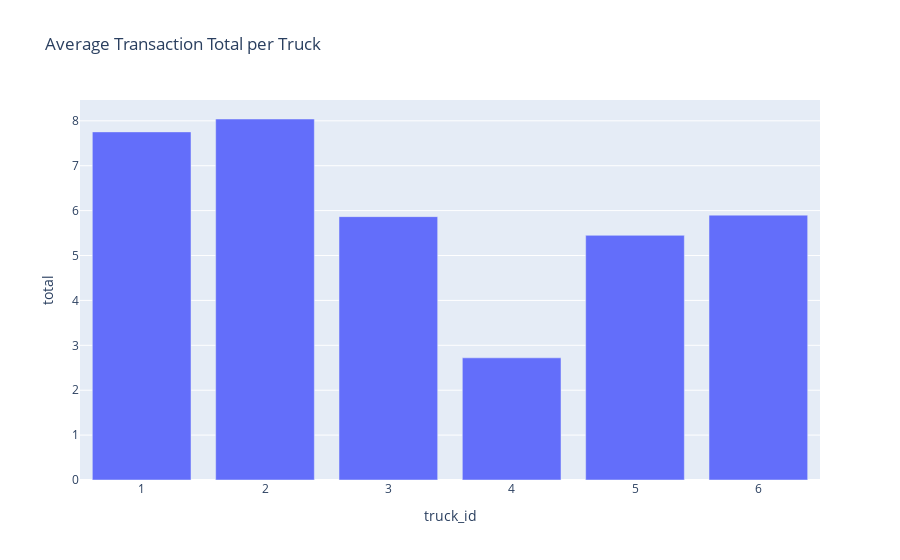

This figure's notebook cell:
### Markdown cell above
1. A bar chart showing average transaction total for each truck

### Code cell
px.bar(trucks.groupby('truck_id')['total'].mean().reset_index(), x='truck_id', y='total', title='Average Transaction Total per Truck')

### Figure 1 — Plotly figure (JSON) as saved in the notebook; plotly's stock layout.template omitted (floating-point values rounded to 4 significant figures)
{"data": [{"alignmentgroup": "True", "hovertemplate": "truck_id=%{x}<br>total=%{y}<extra></extra>", "legendgroup": "", "marker": {"color": "#636efa", "pattern": {"shape": ""}}, "name": "", "offsetgroup": "", "orientation": "v", "showlegend": false, "textposition": "auto", "type": "bar", "x": [1, 2, 3, 4, 5, 6], "xaxis": "x", "y": [7.754, 8.041, 5.866, 2.721, 5.449, 5.899], "yaxis": "y"}], "layout": {"barmode": "relative", "legend": {"tracegroupgap": 0}, "title": {"text": "Average Transaction Total per Truck"}, "xaxis": {"anchor": "y", "domain": [0, 1], "title": {"text": "truck_id"}}, "yaxis": {"anchor": "x", "domain": [0, 1], "title": {"text": "total"}}}}
